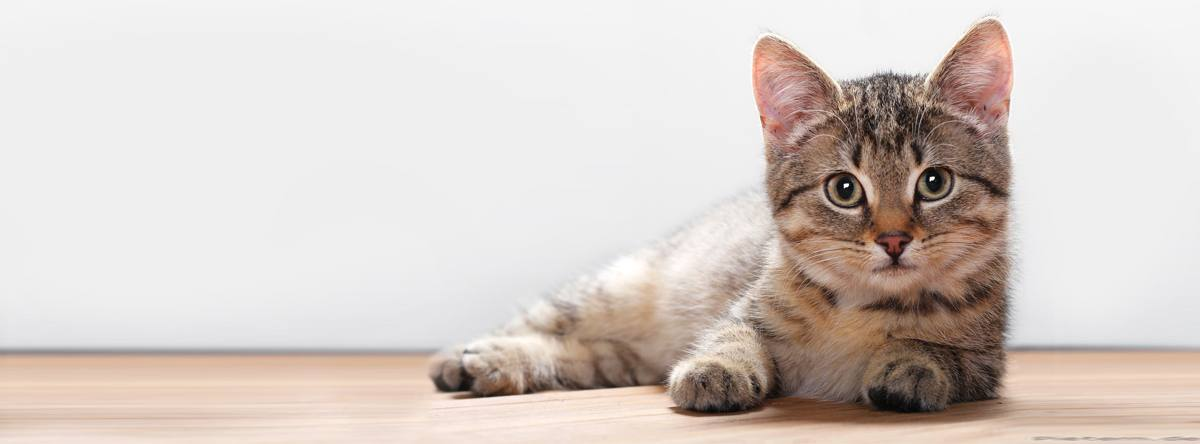
#> input picture kitty.jpg, 1200 x 444 px
$ python code.py
#> lines starting #> are read from the running program, lines starting #| are printed output that depends on the picture
# Digital Image Processing
# Assignment A 2021

import numpy as np
import cv2
#import math
import random


def myConv2(A, B, param):
    # do 2 dimensional convolution here
    # param can be 'pad' or 'same'

    #Create an empty matrix
    C = np.zeros_like(A)


    # Flip the kernel
    B = np.flipud(np.fliplr(B))

    #Check for zero padding
    if param == 'same':
        pad = 0
        A = A

    elif param == 'pad':
        pad = 17 #9
        A = pad_image(A,pad)

    print(A)
    print(A.shape)


    # Gather Shapes of Kernel
    xKernShape = B.shape[1]
    yKernShape = B.shape[0]

    for y in range(A.shape[0]):
         for x in range(A.shape[1]):
                 try:
                     vert_start = y
                     vert_end = y + yKernShape
                     horiz_start = x
                     horiz_end = x + xKernShape
                     s = B[:,:]*A[ vert_start:vert_end, horiz_start:horiz_end]
                     C[ y, x] = np.sum(s)
                 except:
                     break
    return(C)


def myImNoise(A, param):
    # add noise according to the parameters
    # param must be at least 'gaussian' and 'saltandpepper'

    if param == 'gaussian':
        sigma = 2
        filter_size = 2 * int(4 * sigma + 0.5) + 1
        gaussian_filter = np.zeros((filter_size, filter_size), np.float32)
        m = filter_size//2
        n = filter_size//2

        for x in range(-m, m+1):
            for y in range(-n, n+1):
                x1 = 2*np.pi*(sigma**2)
                x2 = np.exp(-(x**2 + y**2)/(2* sigma**2))
                gaussian_filter[x+m, y+n] = (1/x1)*x2

        im_filtered = np.zeros_like(A, dtype=np.float32)

        im_filtered[:, :] = myConv2(A[:, :], gaussian_filter,'pad')

        noise = im_filtered.astype(np.uint8)

        #noise = cv2.GaussianBlur(A,(9,9),0)
    elif param == 'saltandpepper':


        w , h = A.shape #Dimensions of image

        num_pixels = random.randint(400, 20000)
        for i in range(num_pixels):

            # Pick a random y coordinate
            y=random.randint(0, w - 1)

            # Pick a random x coordinate
            x=random.randint(0, h - 1)

            # Color that pixel to white
            A[y][x] = 255


        num_pixels = random.randint(400 , 20000)
        for i in range(num_pixels):

            # Pick a random y coordinate
            y=random.randint(0, w - 1)

            # Pick a random x coordinate
            x=random.randint(0, h - 1)

            # Color that pixel to black
            A[y][x] = 0

        return A
        #noise = myConv2(A,kernel, A.shape)
    return noise


def myImFilter(A, param):
    # fitler image A according to the parameters
    # param must be at least 'mean' and 'median'
    if param == 'mean':
        K = create_smooth_kernel(3)
        An = myConv2(A,K, 'same')

        #An = cv2.blur(A, (3,3))
        return An
    elif param == 'median':

        m, n = A.shape #rows  and columns of image
        An = np.zeros([m, n])

        for i in range(1, m-1):
            for j in range(1, n-1):
                md = [A[i-1, j-1],
                       A[i-1, j],
                       A[i-1, j + 1],
                       A[i, j-1],
                       A[i, j],
                       A[i, j + 1],
                       A[i + 1, j-1],
                       A[i + 1, j],
                       A[i + 1, j + 1]]

                md = sorted(md)
                An[i, j]= md[4]
        #An = cv2.medianBlur(A,3)
        return An


#Create kernel
def create_smooth_kernel(size):

    matrix = np.ones((size, size), dtype="float") * (1.0 / (size **2))

    return(matrix)

# Add zero padding
def pad_image(A, size):
    pad = (size-1)/2 #stride is 1
    pad = int(pad)
    Apad = np.pad(A,pad_width=( (pad,pad), (pad,pad)), mode='constant', constant_values =0).astype(np.float32)

    return(Apad)


def main():
    #read image
    image = cv2.imread("kitty.jpg")
#> image is the input picture: shape (444, 1200, 3); mean B, G, R 199.2, 204.7, 214.5
    cv2.imshow("Original Image", image)
    cv2.waitKey(0)
    #get image dimensions
    (h, w, d) = image.shape
#> h = 444; w = 1200; d = 3
    print("width={}, height={}, depth={}".format(w, h, d))
#| width=1200, height=444, depth=3

    #Convert to grayscale
    gray = cv2.cvtColor(image, cv2.COLOR_BGR2GRAY)
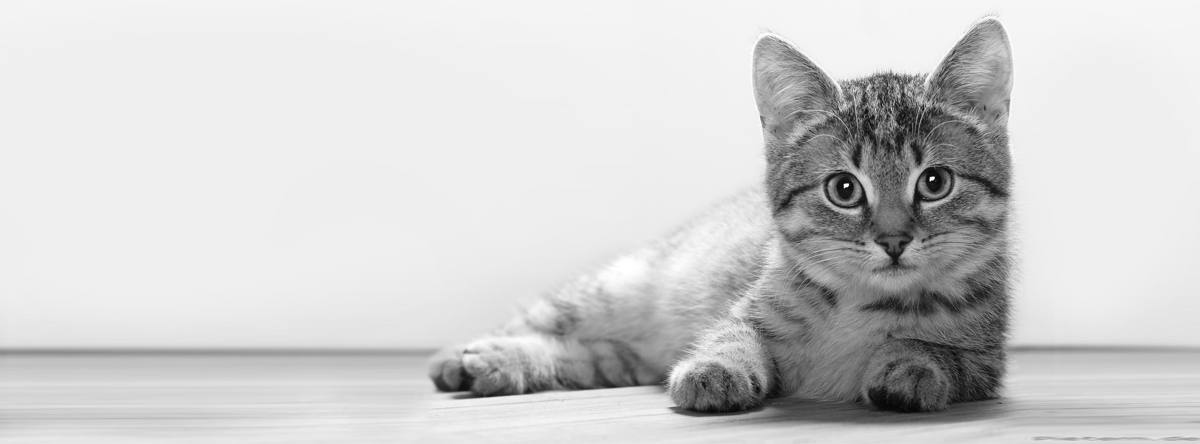
#> gray: shape (444, 1200); min 0, max 255, mean 207
    cv2.imshow("Grayscale image", gray)
    cv2.waitKey(0)


    #Add noise with gaussian param
    A = myImNoise(gray, 'gaussian')
#> in pad_image, `Apad = np.pad(A,pad_width=( (pad,pad), (pad,pad)), mode='constant', co..`:
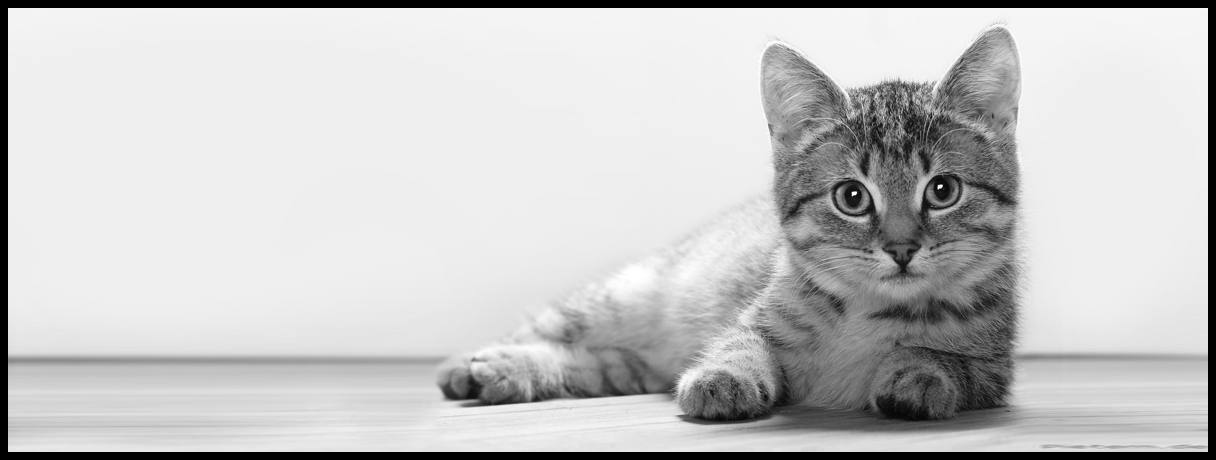
#> Apad: shape (460, 1216) float32; min 0, max 255, mean 197.1
#> (printed output is left out)
#| (460, 1216)
#> after the loop in myConv2, `for y in range(A.shape[0]):`:
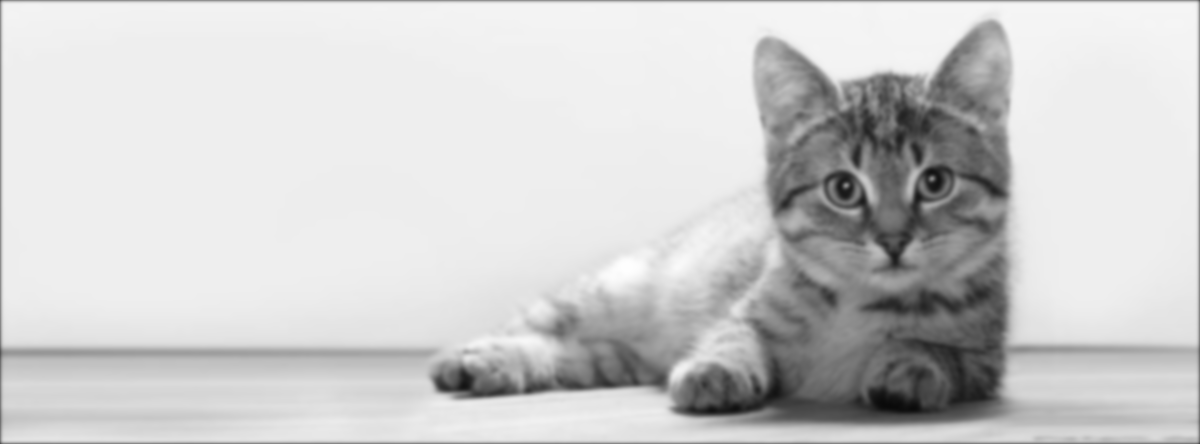
#> C: shape (444, 1200); min 9, max 254, mean 205.2
    cv2.imshow('Gaussian image',A) #show image
    cv2.waitKey(0) #wait for key press
    cv2.destroyAllWindows() #close image window

    #Add noise with saltandpepper param
    B = myImNoise(gray, 'saltandpepper')
#> call 2 of myImNoise, with param = 'saltandpepper'
#> after the loop in myImNoise (call 2), `for i in range(num_pixels):`:
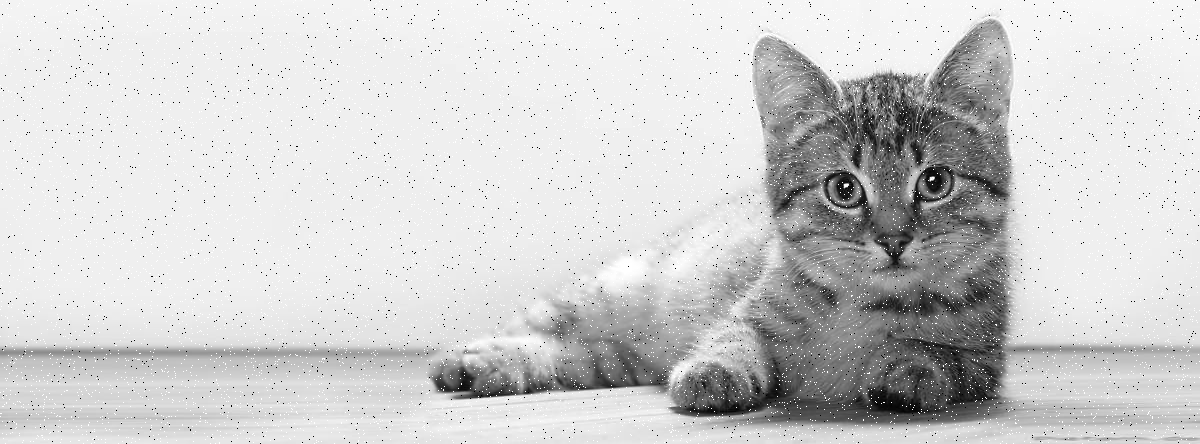
#> A: shape (444, 1200); min 0, max 255, mean 207.1
    cv2.imshow('Saltandpepper image',B) #show image
    cv2.waitKey(0) #wait for key press
    cv2.destroyAllWindows() #close image window

    #Remove noise with median param
    K = myImFilter(B, 'median')
    K= K.astype(np.uint8)
    cv2.imshow('Median image',K) #show image
    cv2.waitKey(0) #wait for key press
    cv2.destroyAllWindows() #close image window

    #Remove noise with mean param
    C = myImFilter(A, 'mean')
#> (printed output is left out)
#| (444, 1200)
    cv2.imshow('Mean image',C) #show image
    cv2.waitKey(0) #wait for key press
    cv2.destroyAllWindows() #close image window


if __name__ == "__main__":
    main()
